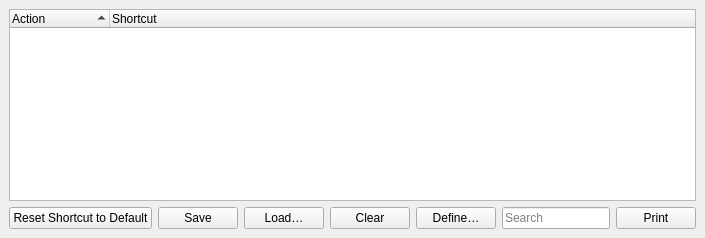
     <widget class="QWidget" name="tabShortcuts">
      <property name="accessibleName">
       <string>Shortcuts tab</string>
      </property>
      <attribute name="title">
       <string>Shortcuts</string>
      </attribute>
      <layout class="QVBoxLayout">
       <property name="spacing">
        <number>6</number>
       </property>
       <property name="leftMargin">
        <number>9</number>
       </property>
       <property name="topMargin">
        <number>9</number>
       </property>
       <property name="rightMargin">
        <number>9</number>
       </property>
       <property name="bottomMargin">
        <number>9</number>
       </property>
       <item>
        <widget class="QTreeWidget" name="shortcutList">
         <property name="accessibleName">
          <string>Shortcuts table</string>
         </property>
         <property name="accessibleDescription">
          <string>Here you can configure shortcuts for actions</string>
         </property>
         <property name="horizontalScrollBarPolicy">
          <enum>Qt::ScrollBarAlwaysOff</enum>
         </property>
         <property name="alternatingRowColors">
          <bool>true</bool>
         </property>
         <property name="rootIsDecorated">
          <bool>true</bool>
         </property>
         <property name="uniformRowHeights">
          <bool>true</bool>
         </property>
         <property name="itemsExpandable">
          <bool>true</bool>
         </property>
         <property name="sortingEnabled">
          <bool>true</bool>
         </property>
         <property name="allColumnsShowFocus">
          <bool>true</bool>
         </property>
         <column>
          <property name="text">
           <string>Action</string>
          </property>
         </column>
         <column>
          <property name="text">
           <string>Shortcut</string>
          </property>
         </column>
        </widget>
       </item>
       <item>
        <layout class="QHBoxLayout">
         <property name="spacing">
          <number>6</number>
         </property>
         <property name="leftMargin">
          <number>0</number>
         </property>
         <property name="topMargin">
          <number>0</number>
         </property>
         <property name="rightMargin">
          <number>0</number>
         </property>
         <property name="bottomMargin">
          <number>0</number>
         </property>
         <item>
          <widget class="QPushButton" name="resetShortcut">
           <property name="accessibleDescription">
            <string>Resets the shortcuts to their default assignment</string>
           </property>
           <property name="text">
            <string>Reset Shortcut to Default</string>
           </property>
          </widget>
         </item>
         <item>
          <widget class="QPushButton" name="saveShortcutList">
           <property name="accessibleDescription">
            <string>Saves a Shortcut List</string>
           </property>
           <property name="text">
            <string>Save</string>
           </property>
          </widget>
         </item>
         <item>
          <widget class="QPushButton" name="loadShortcutList">
           <property name="accessibleDescription">
            <string>Loads a Shortcut List</string>
           </property>
           <property name="text">
            <string>Load…</string>
           </property>
          </widget>
         </item>
         <item>
          <widget class="QPushButton" name="clearShortcut">
           <property name="accessibleDescription">
            <string>Clears the shortcut assignment for the selected action</string>
           </property>
           <property name="text">
            <string>Clear</string>
           </property>
          </widget>
         </item>
         <item>
          <widget class="QPushButton" name="defineShortcut">
           <property name="accessibleDescription">
            <string>Opens a dialog for defining a new shortcut for the selected action</string>
           </property>
           <property name="text">
            <string>Define…</string>
           </property>
          </widget>
         </item>
         <item>
          <widget class="QLineEdit" name="filterShortcuts">
           <property name="inputMask">
            <string/>
           </property>
           <property name="text">
            <string/>
           </property>
           <property name="placeholderText">
            <string>Search</string>
           </property>
          </widget>
         </item>
         <item>
          <spacer name="horizontalSpacer_18">
           <property name="orientation">
            <enum>Qt::Horizontal</enum>
           </property>
           <property name="sizeHint" stdset="0">
            <size>
             <width>0</width>
             <height>0</height>
            </size>
           </property>
          </spacer>
         </item>
         <item>
          <widget class="QPushButton" name="printShortcuts">
           <property name="accessibleDescription">
            <string>Print the shortcuts list</string>
           </property>
           <property name="text">
            <string>Print</string>
           </property>
          </widget>
         </item>
        </layout>
       </item>
      </layout>
     </widget>
